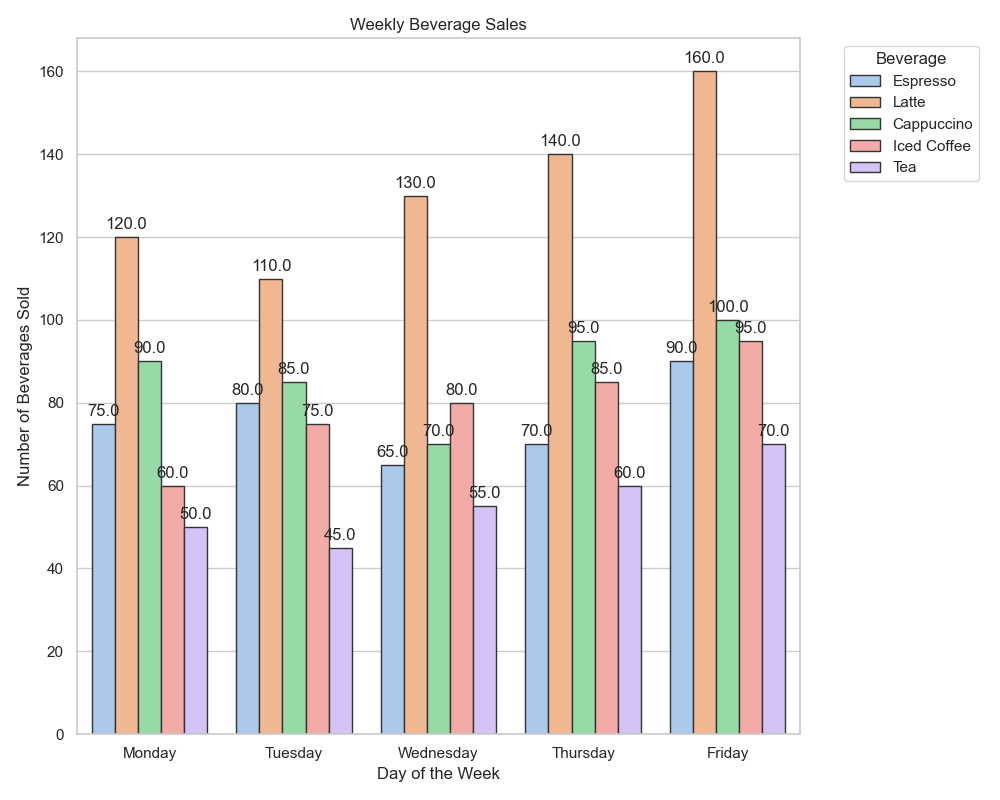

The script that drew this image:

import seaborn as sns
import pandas as pd
import matplotlib.pyplot as plt

# Your initial data in wide-form
data = [
    {'Beverage': 'Espresso', 'Monday': 75, 'Tuesday': 80, 'Wednesday': 65, 'Thursday': 70, 'Friday': 90},
    {'Beverage': 'Latte', 'Monday': 120, 'Tuesday': 110, 'Wednesday': 130, 'Thursday': 140, 'Friday': 160},
    {'Beverage': 'Cappuccino', 'Monday': 90, 'Tuesday': 85, 'Wednesday': 70, 'Thursday': 95, 'Friday': 100},
    {'Beverage': 'Iced Coffee', 'Monday': 60, 'Tuesday': 75, 'Wednesday': 80, 'Thursday': 85, 'Friday': 95},
    {'Beverage': 'Tea', 'Monday': 50, 'Tuesday': 45, 'Wednesday': 55, 'Thursday': 60, 'Friday': 70}
]

# Convert wide-form data into long-form
df = pd.DataFrame(data)
df_long = pd.melt(df, id_vars=['Beverage'], var_name='Day', value_name='Sales')

# Create a bar chart with diversified visual encoding
plt.figure(figsize=(10, 8))
barplot = sns.barplot(x='Day', y='Sales', hue='Beverage', data=df_long, palette='pastel', edgecolor='0.2')

# Additional visual customization (e.g., adding value labels on top of the bars)
for p in barplot.patches:
    barplot.annotate(format(p.get_height(), '.1f'), 
                     (p.get_x() + p.get_width() / 2., p.get_height()),
                     ha = 'center', va = 'center', 
                     xytext = (0, 9), 
                     textcoords = 'offset points')

plt.title('Weekly Beverage Sales')
plt.xlabel('Day of the Week')
plt.ylabel('Number of Beverages Sold')
plt.legend(title='Beverage', bbox_to_anchor=(1.05, 1), loc='upper left')

plt.tight_layout()
plt.show()
